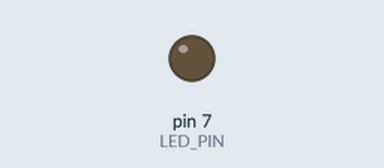
Simulated run of this sketch. Board: Arduino Uno, built with avr-gcc and run on an emulated ATmega328P. On the bench: output pins drawn as LEDs (lit = HIGH). Dashed ring = blinking. At 2.0 s the program stops and its outputs stay as they are.

Above: at 0.5 s.
At 1.75 s:
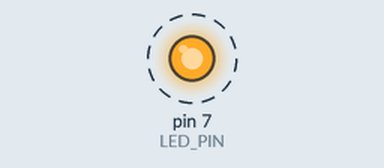
Timing chart, 0 to 3.0 s (numbered marks = the images above):
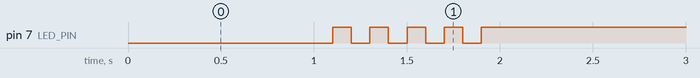

Measured:
- by itself, pin 7 (LED_PIN): alternates HIGH for 0.10 s and LOW for 0.10 s, 9 changes in all, then stays HIGH

The sketch:

05_practice_2.ino
```cpp
#define LED_PIN 7
#define BLINKS 5
#define BLINK_DURATION 200

void setup() {

  pinMode(LED_PIN, OUTPUT);
}

void loop() {

  digitalWrite(LED_PIN, 0);
  delay(1000);


  for (int i = 0; i < BLINKS; i++) {
    digitalWrite(LED_PIN, 0);
    delay(BLINK_DURATION / 2);
    digitalWrite(LED_PIN, 1);
    delay(BLINK_DURATION / 2);
  }


  digitalWrite(LED_PIN, 1);
  while (true);
}
```
